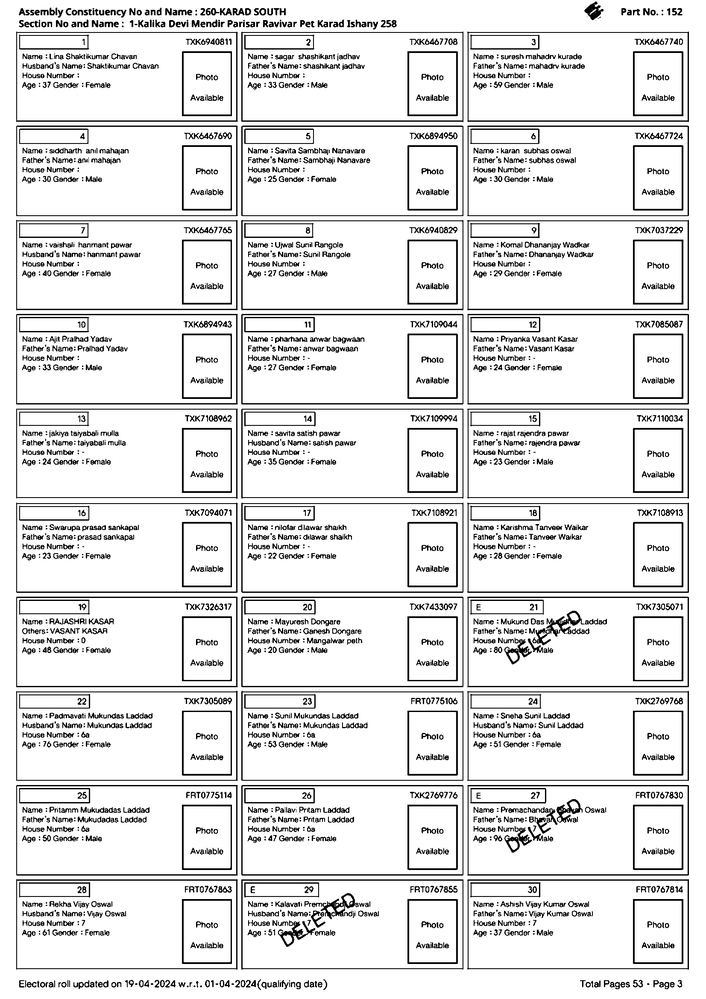
#> input picture extracted_images/temp_image_1.png, 706 x 999 px, shrunk from 1653 x 2339 before the run, found by its file name
$ python test_1.py
#> lines starting #> are read from the running program, lines starting #| are printed output that depends on the picture; after the words box and inside, x2 and y2 are one past the last pixel; in counts of white or black regions, pixels touching at a corner belong together
import cv2
import pytesseract
from pytesseract import Output
import numpy as np

def preprocess_image(image_path):
    image = cv2.imread(image_path)
#> image is the input picture: shape (999, 706, 3); min 0, max 255, mean 226
    gray = cv2.cvtColor(image, cv2.COLOR_BGR2GRAY)
    _, binary = cv2.threshold(gray, 150, 255, cv2.THRESH_BINARY_INV)
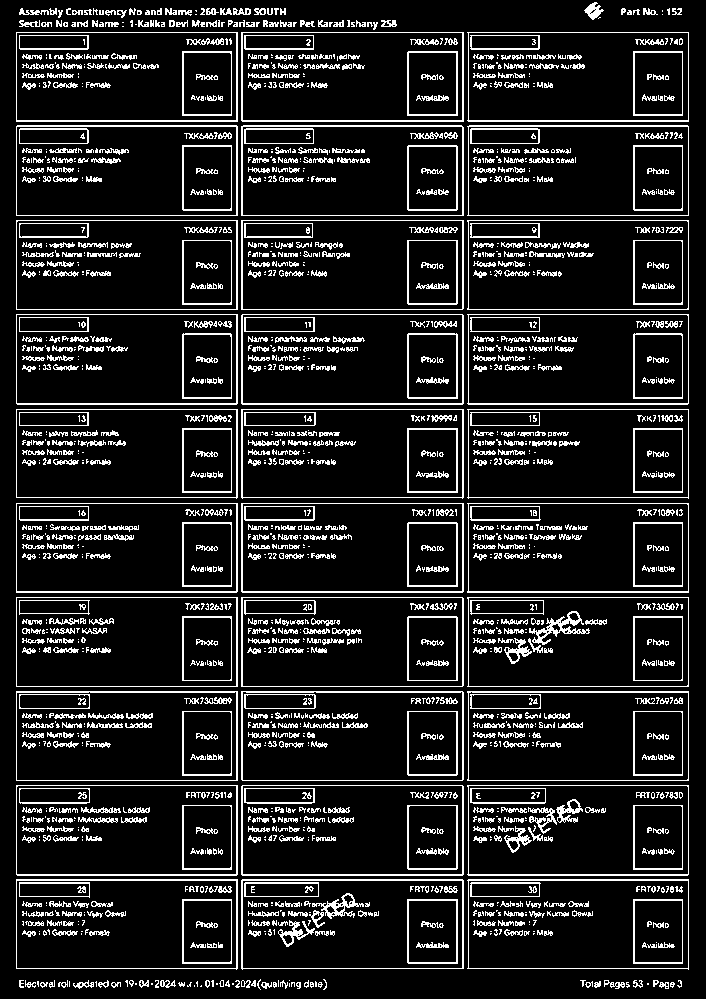
#> binary: shape (999, 706); 12.9% white in thin lines or dots
    return binary

def detect_table_structure(binary_image):
    edges = cv2.Canny(binary_image, 50, 150, apertureSize=3)
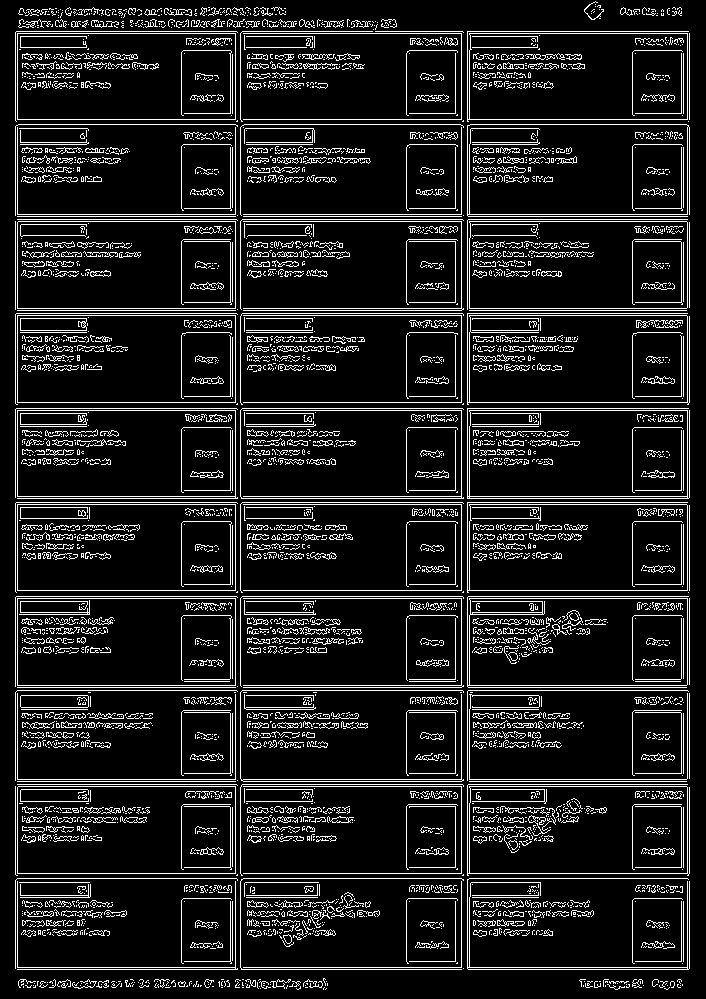
#> edges: shape (999, 706); 11.7% white in thin lines or dots
    lines = cv2.HoughLinesP(edges, 1, np.pi/180, threshold=100, minLineLength=100, maxLineGap=10)
#> lines = 113 rows, first 6: [467, 968, 467, 31], [15, 968, 15, 32], [689, 968, 689, 33], [687, 969, 687, 31], [235, 987, 235, 8], [461, 969, 461, 31]

    table_structure = np.zeros_like(binary_image)
    if lines is not None:
        for line in lines:
            x1, y1, x2, y2 = line[0]
            cv2.line(table_structure, (x1, y1), (x2, y2), 255, 2)
#> this loop made 113 passes
#> (x1, y1, x2, y2) on passes 1 to 12: (467, 968, 467, 31), (15, 968, 15, 32), (689, 968, 689, 33), (687, 969, 687, 31), (235, 987, 235, 8), (461, 969, 461, 31), (17, 969, 17, 31), (18, 124, 686, 124), (18, 310, 686, 310), (240, 967, 240, 8), (18, 690, 686, 690), (230, 969, 230, 521)
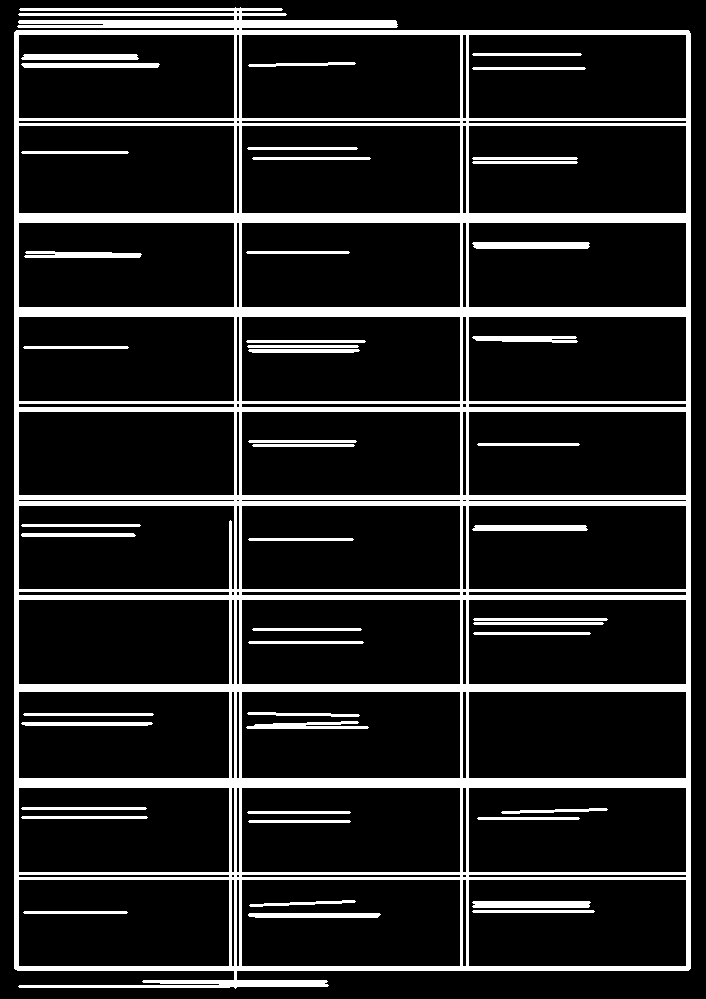
#> table_structure: shape (999, 706); 14.6% white; 46 white regions

    return table_structure

def extract_table_cells(table_structure):
    contours, _ = cv2.findContours(table_structure, cv2.RETR_EXTERNAL, cv2.CHAIN_APPROX_SIMPLE)
#> contours = 1 contour; box (x1, y1, x2, y2) and area: (14, 7, 691, 989) 640346
    cells = []
    for contour in contours:
        x, y, w, h = cv2.boundingRect(contour)
        cells.append((x, y, w, h))
#> this loop made 1 pass
#> (x, y, w, h) on pass 1: (14, 7, 677, 982)
#> after the loop, cells = [(14, 7, 677, 982)]
    return cells

def extract_text_from_cells(image, cells):
    extracted_data = []
#> extracted_data = []
    for cell in cells:
        x, y, w, h = cell
        cropped_image = image[y:y+h, x:x+w]
        text = pytesseract.image_to_string(cropped_image, config='--psm 6')
        extracted_data.append(text.strip())
#> this loop made 1 pass
#> pass 1, in extract_text_from_cells, `cropped_image = image[y:y+h, x:x+w]`:
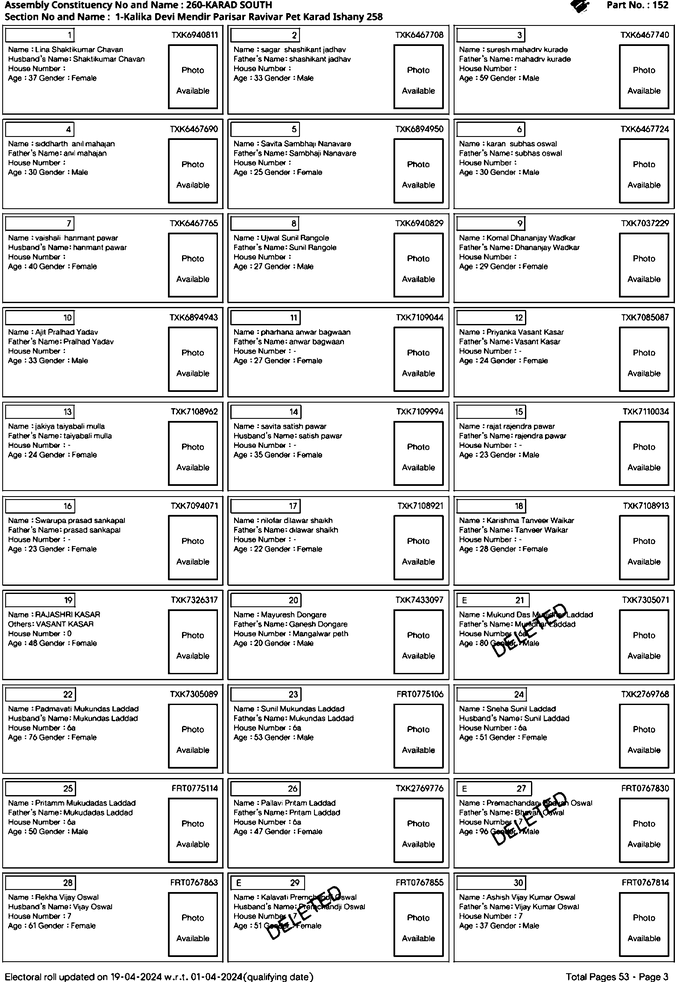
#> cropped_image: shape (982, 677, 3); min 0, max 255, mean 224.3
    return extracted_data

image_path = r'C:\Users\Owner\Desktop\kshetra\extracted_images\temp_image_1.png'
binary_image = preprocess_image(image_path)
table_structure = detect_table_structure(binary_image)
cells = extract_table_cells(table_structure)
#> (the run stopped early here; a loop or call above may not have finished)
